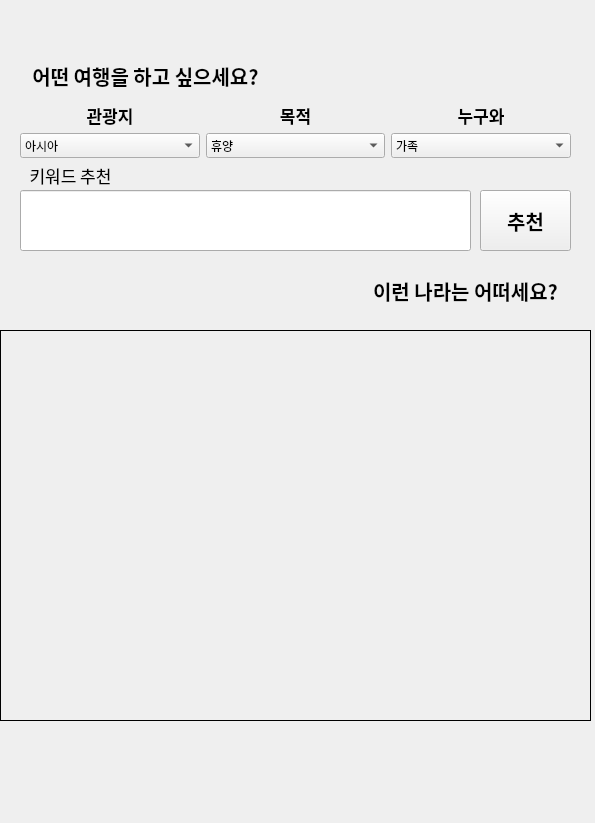
<?xml version="1.0" encoding="UTF-8"?>
<ui version="4.0">
 <class>Form</class>
 <widget class="QWidget" name="Form">
  <property name="geometry">
   <rect>
    <x>0</x>
    <y>0</y>
    <width>595</width>
    <height>823</height>
   </rect>
  </property>
  <property name="minimumSize">
   <size>
    <width>595</width>
    <height>823</height>
   </size>
  </property>
  <property name="maximumSize">
   <size>
    <width>595</width>
    <height>823</height>
   </size>
  </property>
  <property name="windowTitle">
   <string>Form</string>
  </property>
  <widget class="QLabel" name="label_3">
   <property name="geometry">
    <rect>
     <x>20</x>
     <y>160</y>
     <width>101</width>
     <height>31</height>
    </rect>
   </property>
   <property name="font">
    <font>
     <family>나눔고딕 ExtraBold</family>
     <pointsize>13</pointsize>
    </font>
   </property>
   <property name="text">
    <string>키워드 추천</string>
   </property>
   <property name="alignment">
    <set>Qt::AlignCenter</set>
   </property>
  </widget>
  <widget class="QLineEdit" name="le_recommendation">
   <property name="geometry">
    <rect>
     <x>20</x>
     <y>190</y>
     <width>451</width>
     <height>61</height>
    </rect>
   </property>
   <property name="font">
    <font>
     <family>에스코어 드림 3 Light</family>
     <pointsize>15</pointsize>
    </font>
   </property>
  </widget>
  <widget class="QPushButton" name="btn_recommendation">
   <property name="geometry">
    <rect>
     <x>480</x>
     <y>190</y>
     <width>91</width>
     <height>61</height>
    </rect>
   </property>
   <property name="font">
    <font>
     <family>나눔고딕</family>
     <pointsize>15</pointsize>
     <weight>75</weight>
     <bold>true</bold>
    </font>
   </property>
   <property name="text">
    <string>추천</string>
   </property>
  </widget>
  <widget class="QWidget" name="horizontalLayoutWidget">
   <property name="geometry">
    <rect>
     <x>20</x>
     <y>130</y>
     <width>551</width>
     <height>31</height>
    </rect>
   </property>
   <layout class="QHBoxLayout" name="horizontalLayout">
    <item>
     <widget class="QComboBox" name="cmb_region">
      <property name="font">
       <font>
        <family>에스코어 드림 6 Bold</family>
        <weight>50</weight>
        <bold>false</bold>
       </font>
      </property>
      <item>
       <property name="text">
        <string>아시아</string>
       </property>
      </item>
      <item>
       <property name="text">
        <string>유럽</string>
       </property>
      </item>
      <item>
       <property name="text">
        <string>미주</string>
       </property>
      </item>
      <item>
       <property name="text">
        <string>아프리카</string>
       </property>
      </item>
      <item>
       <property name="text">
        <string>중남미</string>
       </property>
      </item>
     </widget>
    </item>
    <item>
     <widget class="QComboBox" name="cmb_purpose">
      <property name="font">
       <font>
        <family>에스코어 드림 6 Bold</family>
        <weight>50</weight>
        <bold>false</bold>
       </font>
      </property>
      <item>
       <property name="text">
        <string>휴양</string>
       </property>
      </item>
      <item>
       <property name="text">
        <string>업무</string>
       </property>
      </item>
      <item>
       <property name="text">
        <string>쇼핑</string>
       </property>
      </item>
      <item>
       <property name="text">
        <string>관광</string>
       </property>
      </item>
      <item>
       <property name="text">
        <string>허니문</string>
       </property>
      </item>
      <item>
       <property name="text">
        <string>미식</string>
       </property>
      </item>
      <item>
       <property name="text">
        <string>효도관광</string>
       </property>
      </item>
     </widget>
    </item>
    <item>
     <widget class="QComboBox" name="cmb_who">
      <property name="font">
       <font>
        <family>에스코어 드림 6 Bold</family>
        <weight>50</weight>
        <bold>false</bold>
       </font>
      </property>
      <item>
       <property name="text">
        <string>가족</string>
       </property>
      </item>
      <item>
       <property name="text">
        <string>부모님</string>
       </property>
      </item>
      <item>
       <property name="text">
        <string>부부</string>
       </property>
      </item>
      <item>
       <property name="text">
        <string>친구</string>
       </property>
      </item>
      <item>
       <property name="text">
        <string>연인</string>
       </property>
      </item>
     </widget>
    </item>
   </layout>
  </widget>
  <widget class="QWidget" name="horizontalLayoutWidget_2">
   <property name="geometry">
    <rect>
     <x>20</x>
     <y>100</y>
     <width>551</width>
     <height>31</height>
    </rect>
   </property>
   <layout class="QHBoxLayout" name="horizontalLayout_2">
    <item>
     <widget class="QLabel" name="label_5">
      <property name="font">
       <font>
        <family>에스코어 드림 3 Light</family>
        <pointsize>13</pointsize>
        <weight>75</weight>
        <bold>true</bold>
       </font>
      </property>
      <property name="text">
       <string>관광지</string>
      </property>
      <property name="alignment">
       <set>Qt::AlignCenter</set>
      </property>
     </widget>
    </item>
    <item>
     <widget class="QLabel" name="label_4">
      <property name="font">
       <font>
        <family>에스코어 드림 3 Light</family>
        <pointsize>13</pointsize>
        <weight>75</weight>
        <bold>true</bold>
       </font>
      </property>
      <property name="text">
       <string>목적</string>
      </property>
      <property name="alignment">
       <set>Qt::AlignCenter</set>
      </property>
     </widget>
    </item>
    <item>
     <widget class="QLabel" name="label_2">
      <property name="font">
       <font>
        <family>에스코어 드림 3 Light</family>
        <pointsize>13</pointsize>
        <weight>75</weight>
        <bold>true</bold>
       </font>
      </property>
      <property name="text">
       <string>누구와</string>
      </property>
      <property name="alignment">
       <set>Qt::AlignCenter</set>
      </property>
     </widget>
    </item>
   </layout>
  </widget>
  <widget class="QLabel" name="label_9">
   <property name="geometry">
    <rect>
     <x>350</x>
     <y>270</y>
     <width>231</width>
     <height>41</height>
    </rect>
   </property>
   <property name="font">
    <font>
     <family>에스코어 드림 3 Light</family>
     <pointsize>15</pointsize>
     <weight>75</weight>
     <bold>true</bold>
    </font>
   </property>
   <property name="text">
    <string>이런 나라는 어떠세요?</string>
   </property>
   <property name="alignment">
    <set>Qt::AlignCenter</set>
   </property>
  </widget>
  <widget class="QLabel" name="label_10">
   <property name="geometry">
    <rect>
     <x>0</x>
     <y>50</y>
     <width>291</width>
     <height>51</height>
    </rect>
   </property>
   <property name="font">
    <font>
     <family>에스코어 드림 3 Light</family>
     <pointsize>15</pointsize>
     <weight>75</weight>
     <bold>true</bold>
    </font>
   </property>
   <property name="text">
    <string>어떤 여행을 하고 싶으세요?</string>
   </property>
   <property name="alignment">
    <set>Qt::AlignCenter</set>
   </property>
  </widget>
  <widget class="QLabel" name="lbl_recommendation">
   <property name="geometry">
    <rect>
     <x>0</x>
     <y>330</y>
     <width>591</width>
     <height>391</height>
    </rect>
   </property>
   <property name="font">
    <font>
     <family>에스코어 드림 3 Light</family>
     <pointsize>15</pointsize>
    </font>
   </property>
   <property name="frameShape">
    <enum>QFrame::Box</enum>
   </property>
   <property name="text">
    <string/>
   </property>
   <property name="alignment">
    <set>Qt::AlignCenter</set>
   </property>
  </widget>
 </widget>
 <resources/>
 <connections/>
</ui>
